Frame 1 (no input): blank canvas, image omitted
Frame 60 (no input): blank canvas, image omitted
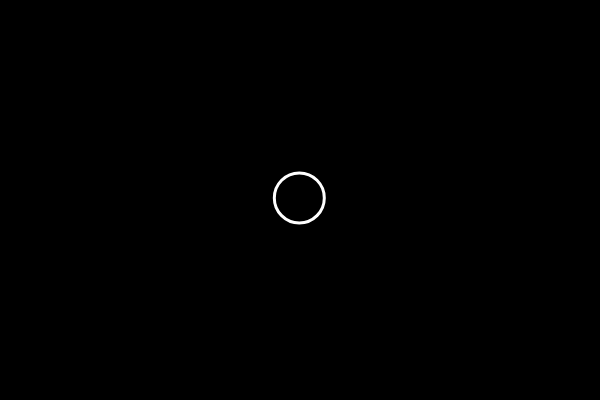
Frame 120 (the mouse pressed at the canvas centre since frame 60)

The p5.js sketch whose frames 1 and 60 were blank and that drew this single picture after the mouse press (run headless with seeded random() and noise() and a simulated clock; from frame 60 on, the mouse is pressed at the canvas centre):

// p5.js sketch
// ── sketch.js
var ball = [];
var d;
function setup() {
  createCanvas(600, 400);
  
}

function draw() {
  background(0);
    for(var i = ball.length - 1; i >= 0; i--){
     ball[i].display();
     ball[i].update();
     if(ball[i].isFinished()){
       ball.splice(i, 1);
     }
    }
}

function mousePressed(){
  var b = new Ball(mouseX, mouseY);
  ball.push(b);
}


// ── ball.js
function Ball(x, y){
  this.x = x;
  this.y = y;
  this.d = 50;
  this.lifespam = 255;
 
  this.display = function(){
    stroke(255);
    strokeWeight(3);
    fill(0);
    ellipse(this.x, this.y, this.d);
  }
  
  this.update = function(){
    this.x += random(-1, 1);
    this.y += random(-1, 1);
    this.lifespam -= 1;
  }
  
  this.isFinished = function(){
    if(this.lifespam < 0){
      return true;
    }else{
      return false;
    }
  }
    
  
}
